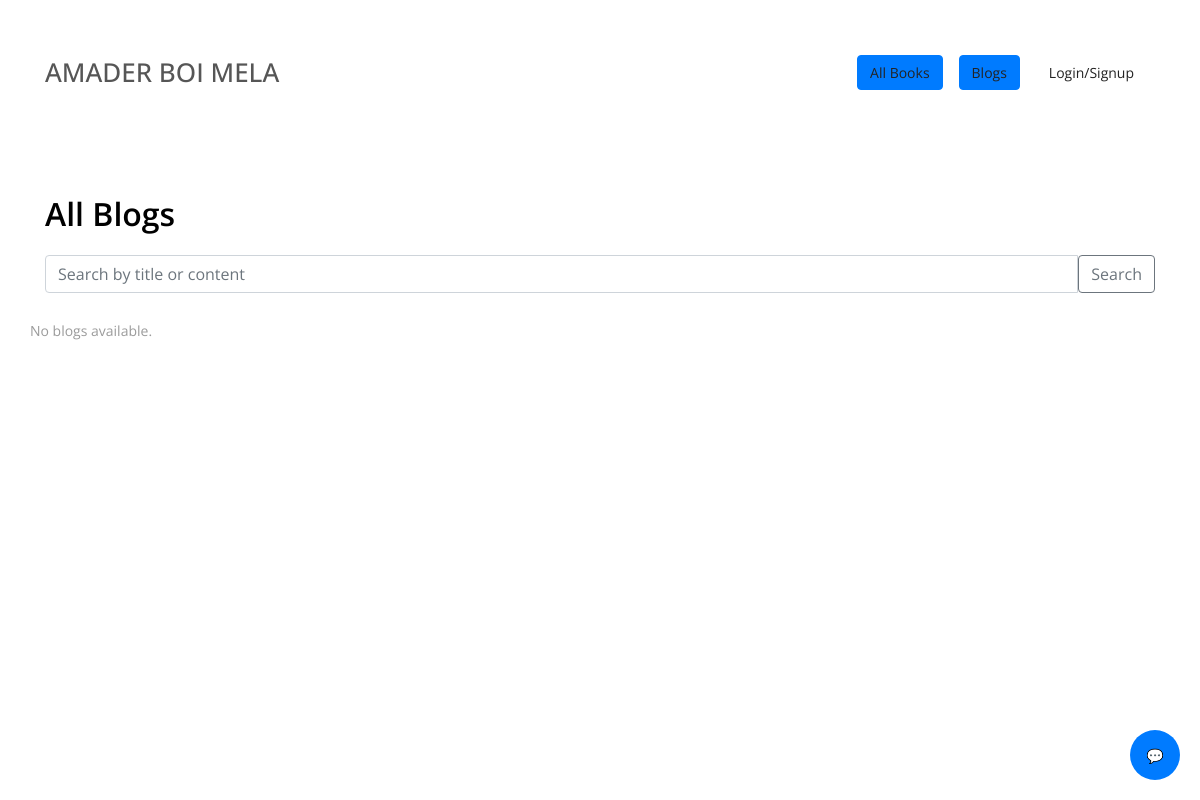
The app's page /blogs, older data.
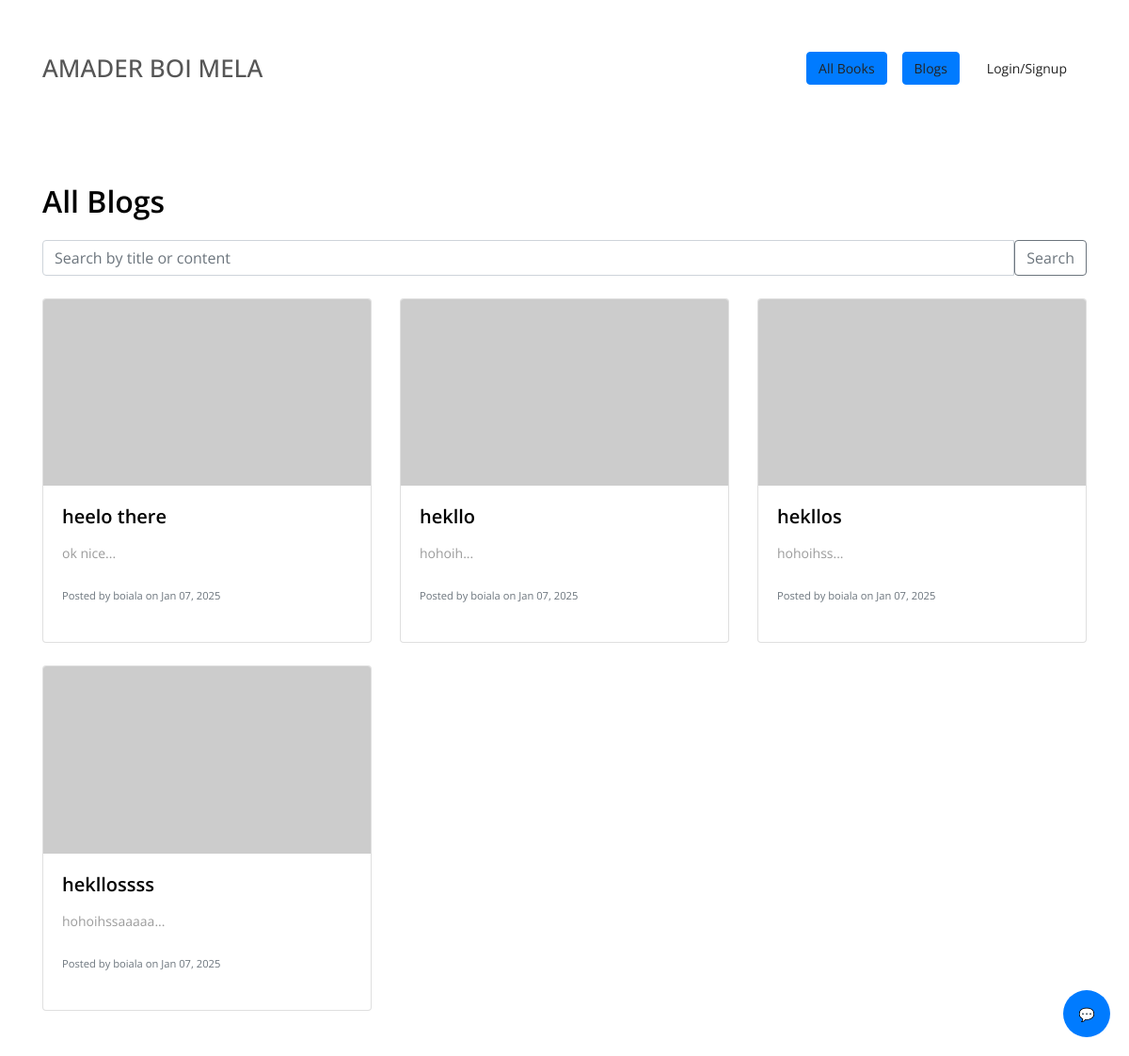
The same page, newer data.
### MyChef/models.py (models this page shows)
class Blog(db.Model):
    id = db.Column(db.Integer, primary_key=True)
    title = db.Column(db.String(150), nullable=False)
    content = db.Column(db.Text, nullable=False)
    date_created = db.Column(db.DateTime(timezone=True), default=func.now())
    author_id = db.Column(db.Integer, db.ForeignKey('user.id'), nullable=False)
    author = db.relationship('User', back_populates='blogs')

class User(db.Model, UserMixin):
    id = db.Column(db.Integer, primary_key=True)
    email = db.Column(db.String(150), unique=True, nullable=False)
    first_name = db.Column(db.String(150), nullable=False)
    password = db.Column(db.String(150), nullable=False)
    date_created = db.Column(db.DateTime(timezone=True), default=func.now())
    profile_picture = db.Column(db.String(150), nullable=True, default="default.png")
    role = db.Column(db.String(50), nullable=False)  # 'buyer' or 'seller'
    books = db.relationship('Book', back_populates='seller')
    reviews = db.relationship('Review', back_populates='user')
    carts = db.relationship('Cart', back_populates='user')
    blogs = db.relationship('Blog', back_populates='author')
    favorites = db.relationship('Favorite', back_populates='user')
    sales = db.relationship('Sale', back_populates='seller')
    exchange_requests = db.relationship('BookExchangeRequest', back_populates='user', lazy=True)

### MyChef/views.py (the view)
@views.route('/blogs')
def all_blogs():
    blogs = Blog.query.all()
    return render_template('blogs.html', blogs=blogs)

### MyChef/templates/blogs.html (shortened to what this page needs)
{% extends "base.html" %}
{% block content %}
{% include 'chatbot.html' %}
<div class="container mt-4">
    <h2>All Blogs</h2>
    <form method="GET" action="{{ url_for('views.all_blogs') }}">
        <div class="input-group mb-4">
            <input type="text" class="form-control" placeholder="Search by title or content" name="search_query" value="{{ request.args.get('search_query', '') }}">
            <button class="btn btn-outline-secondary" type="submit">Search</button>
        </div>
    </form>
    <div class="row">
        {% for blog in blogs %}
            <div class="col-md-4 mb-4">
                <div class="card">
                    <img src="https://via.placeholder.com/350x200" class="card-img-top" alt="Blog Image">
                    <div class="card-body">
                        <h5 class="card-title">{{ blog.title }}</h5>
                        <p class="card-text">{{ blog.content[:100] }}...</p>
                        <p class="text-muted"><small>Posted by {{ blog.author.first_name }} on {{ blog.date_created.strftime('%b %d, %Y') }}</small></p>
                        </div>
                </div>
            </div>
        {% else %}
            <p>No blogs available.</p>
        {% endfor %}
    </div>
</div>
{% endblock %}

### MyChef/templates/base.html (shortened to what this page needs)
<!DOCTYPE html>
<html lang="en">
<head>
    <link rel="stylesheet" href="{{ url_for('static', filename='style.css') }}">
    <link rel="stylesheet" href="https://cdnjs.cloudflare.com/ajax/libs/font-awesome/5.15.4/css/all.min.css">
    <link rel="stylesheet" href="https://cdnjs.cloudflare.com/ajax/libs/font-awesome/5.15.4/css/all.min.css">
</head>
<body>
    <header class="header-area">
        <div class="delicious-main-menu">
            <div class="classy-nav-container breakpoint-off">
                <div class="container">
                    <nav class="classy-navbar justify-content-between" id="deliciousNav">
                        <a class="nav-brand" href="{{ url_for('views.index') }}">
                            <span>AMADER BOI MELA</span>
                        </a>
                        <div class="classy-menu">
                            <div class="classynav d-flex align-items-center">
                                <a href="{{ url_for('views.all_books') }}" class="btn btn-primary mx-2">All Books</a>
                                <a href="{{ url_for('views.all_blogs') }}" class="btn btn-primary mx-2">Blogs</a>
                                {% if current_user.is_authenticated %}
                                    <span class="btn btn-secondary mx-2">
                                        {% if current_user.role == 'buyer' %}
                                        <a href="{{ url_for('views.buyer_dashboard') }}" class="btn btn-success mx-2">Buyer Dashboard</a>
                                        {% elif current_user.role == 'seller' %}
                                        <a href="{{ url_for('views.post_new_book') }}" class="btn btn-primary mx-2">Add New Book</a>
                                        <a href="{{ url_for('views.seller_dashboard') }}" class="btn btn-success mx-2">Seller Dashboard</a>
                                        {% else %}
                                            Unknown Role
                                        {% endif %}
                                    </span>
                                    <a href="{{ url_for('auth.logout') }}" class="btn btn-danger mx-2">Logout</a>
                                {% else %}
                                    <a href="{{ url_for('views.login') }}" class="btn btn-auth mx-2">Login/Signup</a>
                                {% endif %}
                            </div>
                        </div>
                    </nav>
                </div>
            </div>
        </div>
    </header>
    <main class="main-content py-4">
        {% block content %}{% endblock %}
    </main>
</body>
</html>

### MyChef/templates/chatbot.html (shortened to what this page needs)
<div id="chat-container">
    <button id="chat-button" onclick="toggleChat()">💬</button>
</div>

### MyChef/static/style.css (style rules this page uses)
* { margin: 0; padding: 0; }
body { font-family: "Open Sans", sans-serif; font-size: 14px; }
h1, h2, h3, h4, h5, h6 { color: #000000; line-height: 1.3; font-weight: 600; }
p { color: #9b9b9b; font-size: 14px; line-height: 2; font-weight: 400; }
a, a:hover, a:focus { -webkit-transition-duration: 500ms; transition-duration: 500ms; text-decoration: none; outline: 0 solid transparent; color: #000000; font-weight: 600; font-size: 14px; color: #474747; }
img { height: auto; max-width: 100%; }
.header-area { position: relative; z-index: 100; width: 100%; }
.header-area .delicious-main-menu { position: relative; width: 100%; z-index: 100; height: 145px; }
.header-area .delicious-main-menu .classy-nav-container { background-color: transparent; }
.header-area .delicious-main-menu .classy-navbar { height: 145px; padding: 0; }
form { margin-top: 20px; }
form input, form textarea { width: 100%; padding: 10px; margin-bottom: 10px; }
form button { padding: 10px 20px; background-color: #007bff; color: white; border: none; cursor: pointer; }

### MyChef/templates/chatbot.html (style rules this page uses)
#chat-container { position: fixed; bottom: 20px; right: 20px; }
#chat-button { width: 50px; height: 50px; border-radius: 50%; background-color: #007bff; color: white; border: none; cursor: pointer; }

Row changes from the older to the newer data that the page shows:
added Blog: title "heelo there", content "ok nice", author.first_name "boiala", date_created "Jan 07, 2025"
added Blog: title "hekllo", content "hohoih", author.first_name "boiala", date_created "Jan 07, 2025"
added Blog: title "hekllos", content "hohoihss", author.first_name "boiala", date_created "Jan 07, 2025"
added Blog: title "hekllossss", content "hohoihssaaaaa", author.first_name "boiala", date_created "Jan 07, 2025"
Text that changed along with them:
text no longer shown: "No blogs available."
